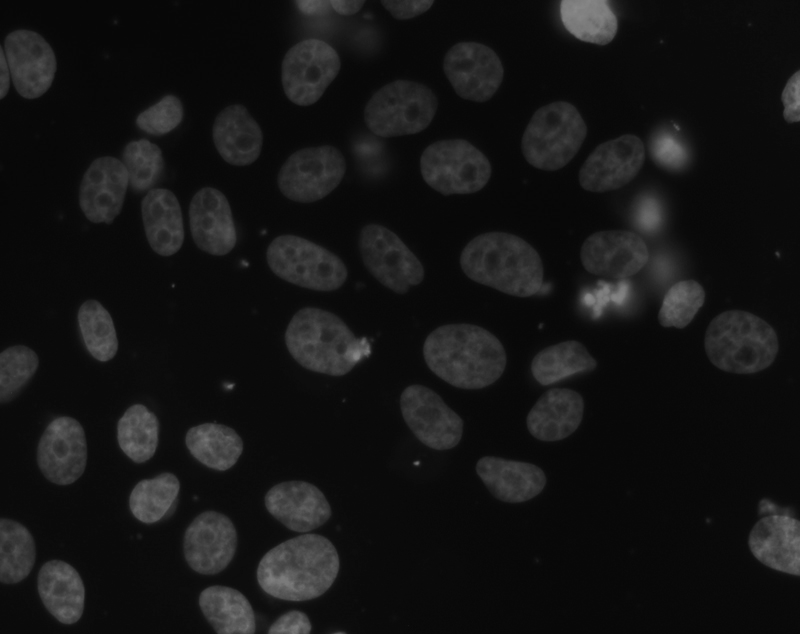
#> input picture 03_EdgeDetection/GFP_06-DAPI.tif, 800 x 634 px
$ jupyter execute 01_naive_edge_detection.ipynb
#> lines starting #> are read from the running program, lines starting #| are printed output that depends on the picture; after the words box and inside, x2 and y2 are one past the last pixel; in counts of white or black regions, pixels touching at a corner belong together
[cell 1]
import imageio.v3 as iio
import numpy as np
import matplotlib.pyplot as plt

[cell 2]
img_file_name = "GFP_06-DAPI.tif"
print("... reading image from file: " + img_file_name)

[cell 3]
def calculate_horizontal_gradient(image):
    # Calculate the horizontal gradient using finite differences
    gradient_x = np.zeros_like(image)
    gradient_x[:, :-1] = image[:, 1:] - image[:, :-1]

    return gradient_x

def calculate_vertical_gradient(image):
    # Calculate the vertical gradient using finite differences
    gradient_y = np.zeros_like(image)
    gradient_y[:-1, :] = image[1:, :] - image[:-1, :]

    return gradient_y

def display_image(image_array, title):
    plt.imshow(image_array, cmap='gray')
    plt.title(title)
    plt.axis('off')
    plt.show()

def normalize_to_uint8(image):
    imin = image.min()
    imax = image.max()
    image = ((image - imin)/(imax - imin) * 255).astype(np.uint8)

    return image

[cell 4]
def gaussian_1D(sigma, support_size):

    half_size = support_size // 2
    gaussian = np.zeros(support_size)

    for i in range(support_size):
        x = i - half_size
        #gf[i] = 1.0 / (np.sqrt(2 * np.pi) * sigma) * np.exp(-(x**2) / (2 * sigma**2))
        gaussian[i] = np.exp(-(x**2) / (2 * sigma**2))

    # Normalize the filter
    gaussian = gaussian / gaussian.sum()

    return gaussian

[cell 5]
original_image = iio.imread(img_file_name)
#> original_image is the input picture: shape (634, 800); min 6, max 137, mean 20.5

smoothing = False

if smoothing:
    gf = gaussian_1D(1.0, 3)
    print('Gaussian filter:', gf)
    height, width = original_image.shape
    smoothed_image = np.zeros(original_image.shape)

    for h in range(height):
        smoothed_image[h,:] = np.convolve(gf, original_image[h,:], mode='same')
    for w in range(width):
        smoothed_image[:,w] = np.convolve(gf, smoothed_image[:,w], mode='same')
    horizontal_gradient = calculate_horizontal_gradient(smoothed_image)
    vertical_gradient = calculate_vertical_gradient(smoothed_image)
else:
    horizontal_gradient = calculate_horizontal_gradient(original_image)
#> in calculate_horizontal_gradient, `gradient_x[:, :-1] = image[:, 1:] - image[:, :-1]`:
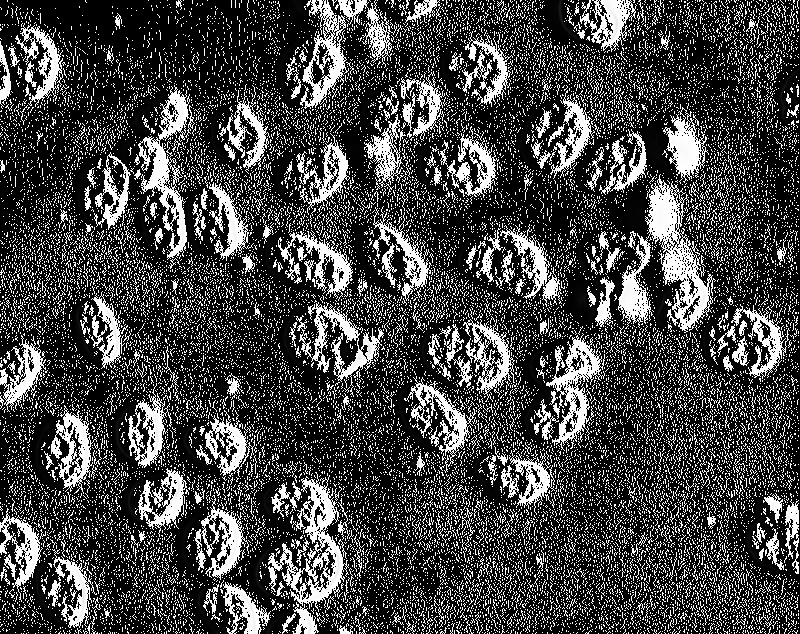
#> gradient_x: shape (634, 800); min 0, max 255, mean 67.8
    vertical_gradient = calculate_vertical_gradient(original_image)
#> in calculate_vertical_gradient, `gradient_y[:-1, :] = image[1:, :] - image[:-1, :]`:
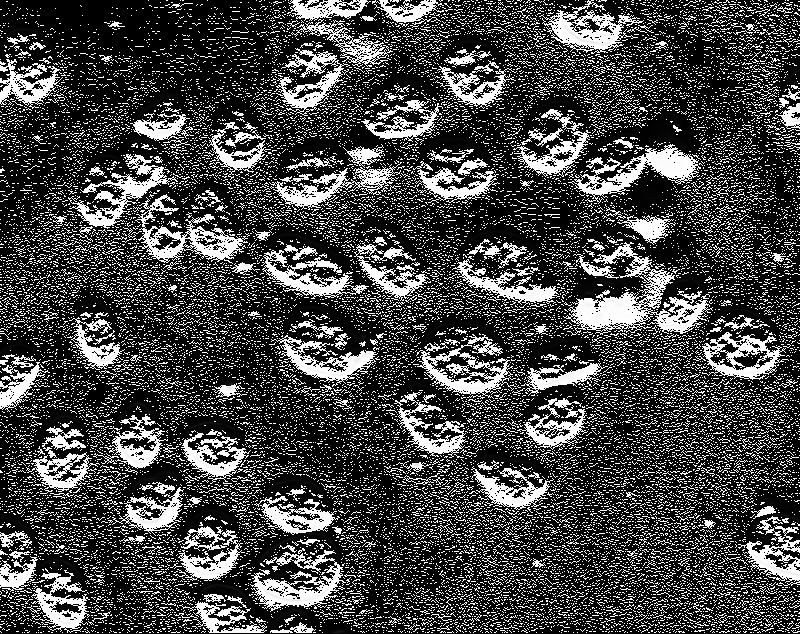
#> gradient_y: shape (634, 800); min 0, max 255, mean 68.6

iio.imwrite('horizontal_gradient.png', horizontal_gradient)
iio.imwrite('vertical_gradient.png', vertical_gradient)


# Display the original image
display_image(original_image, "Original Image")

# Display the horizontal gradient
display_image(horizontal_gradient, "Horizontal Gradient")

display_image(vertical_gradient, "Vertical Gradient")

[cell 6]
gradient_magnitude = np.sqrt(horizontal_gradient**2 + vertical_gradient**2)
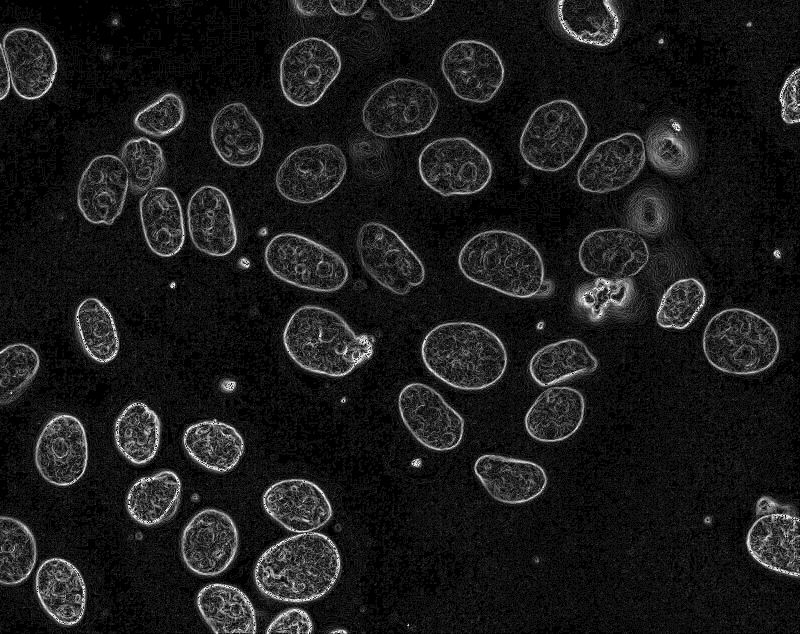
#> gradient_magnitude: shape (634, 800) float16; min 0, max 15.91, mean 1.69; drawn with min black and max white
display_image(gradient_magnitude, "Gradient Magnitude")

gradient_magnitude_uint8 = normalize_to_uint8(gradient_magnitude)
#> in normalize_to_uint8, `imin = image.min()`: imin = 0
#> in normalize_to_uint8, `imax = image.max()`: imax = 15.91
iio.imwrite('gradient_magnitude.png', gradient_magnitude_uint8)

[cell 7]
print(gradient_magnitude.max())
#| 15.91
idx = gradient_magnitude < 7.0
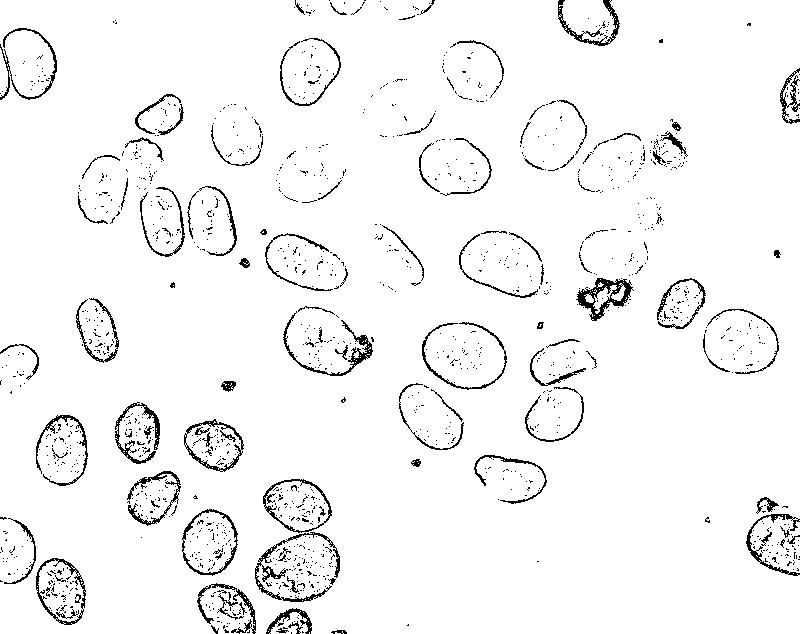
#> idx: shape (634, 800) bool; 95.8% white; black in thin lines or dots
gradient_magnitude[idx] = 0
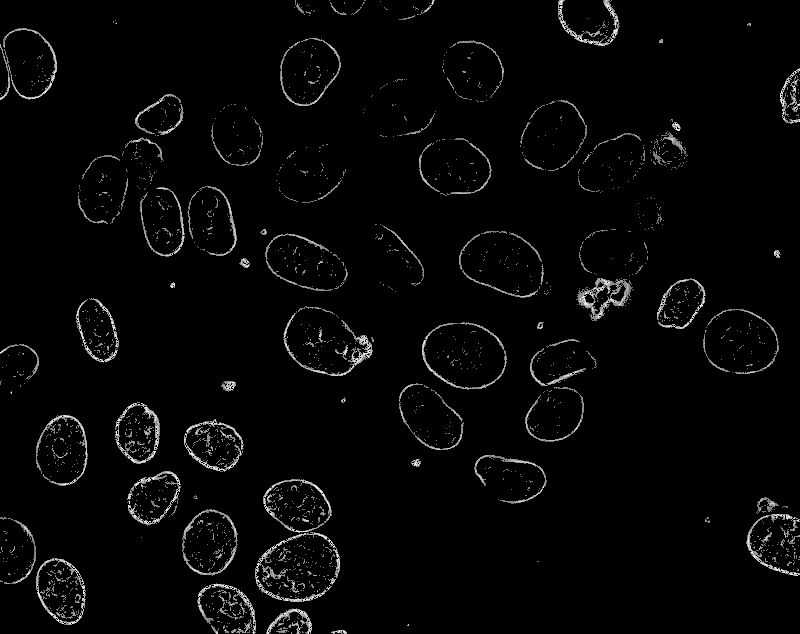
#> gradient_magnitude: shape (634, 800) float16; min 0, max 15.91, mean 0.394; drawn with min black and max white
display_image(gradient_magnitude, "Thresholded Gradient Magnitude")

$ run again, with 03_EdgeDetection/pic-3.tiff saved as 03_EdgeDetection/GFP_06-DAPI.tif
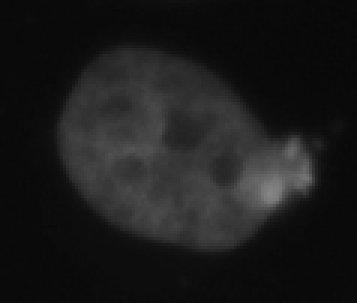
#> input picture 03_EdgeDetection/pic-3.tiff, 119 x 101 px (shown 3 times larger)
#> original_image is the input picture: shape (101, 119); min 8, max 133, mean 27.2
#> imin = 0
#> imax = 15.91
#| 15.91
#> `idx = gradient_magnitude < 7.0`:
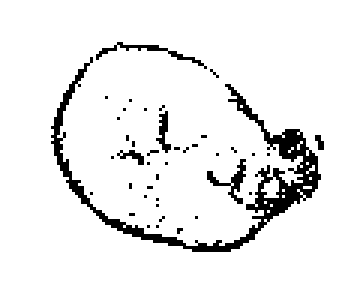
#> idx: shape (101, 119) bool (shown 3 times larger); 92.7% white; black in thin lines or dots, all inside (x1, y1, x2, y2) = (17, 14, 108, 84)
#> `gradient_magnitude[idx] = 0`:
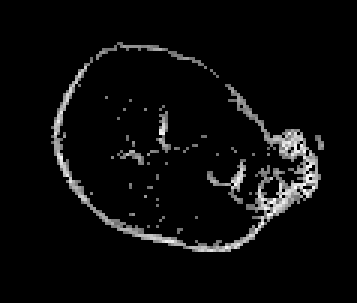
#> gradient_magnitude: shape (101, 119) float16 (shown 3 times larger); min 0, max 15.91, mean 0.716; drawn with min black and max white
